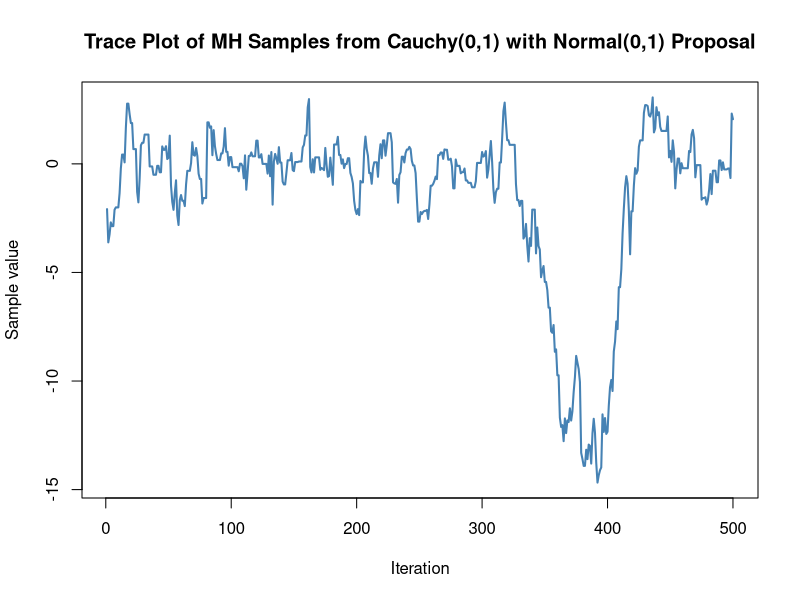
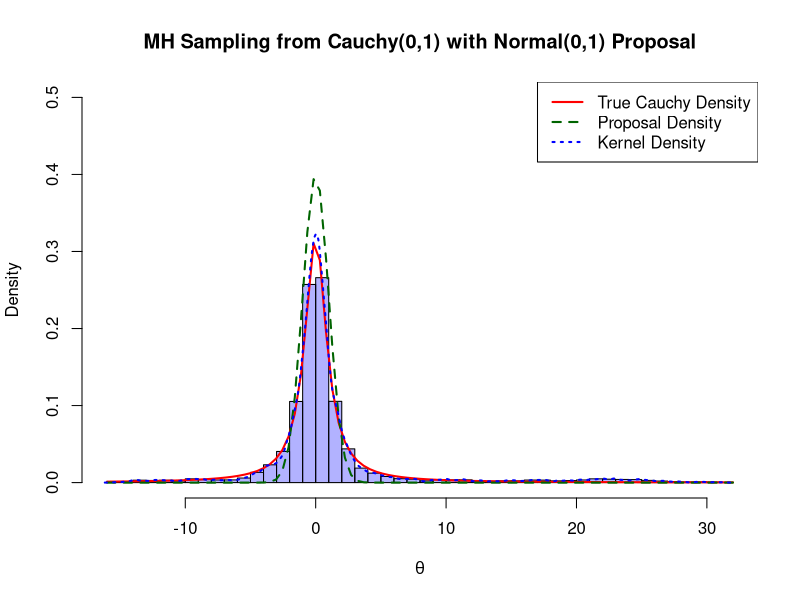

Recreate these plots in R, in order.
set.seed(42)

# Parameters
N <- 10000          # Number of samples
sigma_proposal <- 1 # Proposal standard deviation

# Target density: standard Cauchy (unnormalized)
cauchy_density <- function(x) {
  1 / (pi * (1 + x^2))
}

# Proposal density: Normal centered at current state
proposal_density <- function(x, mean) {
  dnorm(x, mean = mean, sd = sigma_proposal)
}

# Initialize chain
samples <- numeric(N)
samples[1] <- 0  # initial value

accept_count <- 0

for (t in 2:N) {
  candidate <- rnorm(1, mean = samples[t - 1], sd = sigma_proposal)
  
  # Symmetric proposal => acceptance ratio = target(candidate)/target(current)
  alpha <- min(1, cauchy_density(candidate) / cauchy_density(samples[t - 1]))
  
  if (runif(1) < alpha) {
    samples[t] <- candidate
    accept_count <- accept_count + 1
  } else {
    samples[t] <- samples[t - 1]
  }
}

acceptance_rate <- accept_count / (N - 1)
cat("Acceptance rate:", round(acceptance_rate, 4), "\n")


# Trace plot of last 500 samples
plot(samples[(N-499):N], type = "l", lwd = 2, col = "steelblue",
     ylab = "Sample value", xlab = "Iteration",
     main = "Trace Plot of MH Samples from Cauchy(0,1) with Normal(0,1) Proposal")


# Plot histogram and densities
hist(samples, breaks = 50, probability = TRUE, col = rgb(0, 0, 1, 0.3),
     main = "MH Sampling from Cauchy(0,1) with Normal(0,1) Proposal",
     xlab = expression(paste(theta)), ylim = c(0, 0.5))

# Overlay true target density (solid red)
curve(dcauchy(x), add = TRUE, col = "red", lwd = 2)

# Overlay proposal density (dashed green)
# Proposal density is Normal(0,1), but the proposal centers vary at each step,
# so for visualization, use Normal(0,1) fixed:
curve(dnorm(x, mean = 0, sd = sigma_proposal), add = TRUE, col = "darkgreen",
      lwd = 2, lty = 2)

# Overlay kernel density estimate of samples (dotted blue)
lines(density(samples), col = "blue", lwd = 2, lty = 3)

legend("topright", legend = c("True Cauchy Density", "Proposal Density", "Kernel Density"),
       col = c("red", "darkgreen", "blue"), lwd = 2, lty = c(1, 2, 3))
